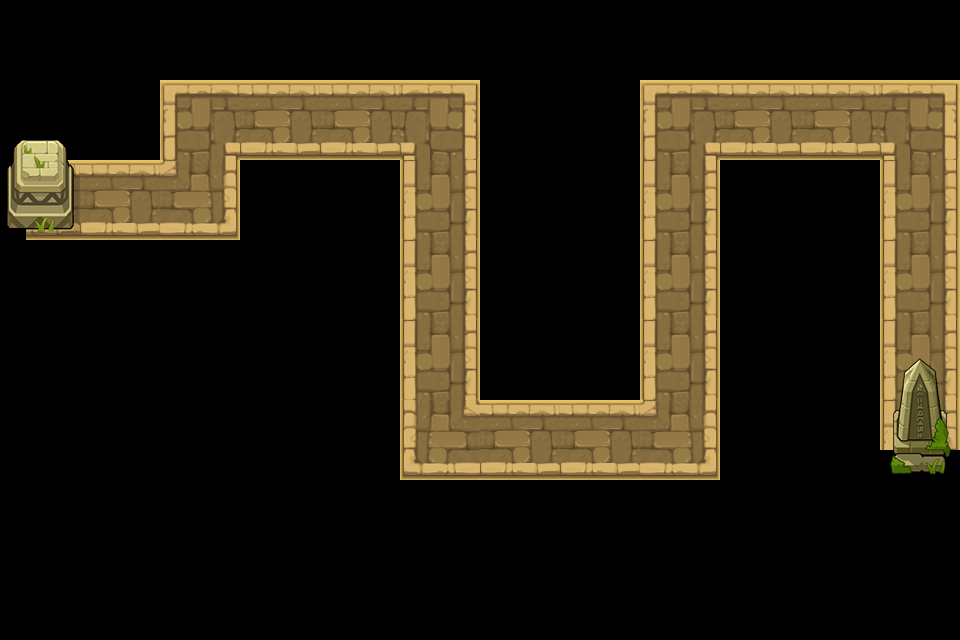

This game map was drawn from its Tiled (.tmx) file and the tilesets committed beside it. A one-line description and the trimmed map source follow:
An orthogonal 12x8 tile map with 80x80 px tiles, 2 tile layers (road, object) and 15 objects (P0, P1, P2, P3, P4, ...).

<map version="1.0" tiledversion="1.0.3" orientation="orthogonal" renderorder="right-down" width="12" height="8" tilewidth="80" tileheight="80" nextobjectid="17">
 <tileset firstgid="1" name="chengshi" tilewidth="80" tileheight="80" tilecount="15" columns="5">
  <image source="chengshi.png" width="400" height="240" />
 </tileset>
 <layer name="road" width="12" height="8">
  <data>[96 cells, 25 non-empty, 8 distinct tile ids]</data>
 </layer>
 <layer name="object" width="12" height="8">
  <data>[96 cells, 4 non-empty, 4 distinct tile ids]</data>
 </layer>
 <objectgroup name="path" visible="0">
  <object id="1" name="P0" x="80" y="200" />
  <object id="2" name="P1" x="200" y="200" />
  <object id="3" name="P2" x="200" y="120" />
  <object id="4" name="P3" x="440" y="120" />
  <object id="5" name="P4" x="440" y="440" />
  <object id="6" name="P5" x="680" y="440" />
  <object id="7" name="P6" x="680" y="120" />
  <object id="8" name="P7" x="920" y="120" />
  <object id="9" name="P8" x="920" y="360" />
  <object id="10" name="O0" x="80" y="80" width="80" height="80" />
  <object id="11" name="O1" x="240" y="160" width="160" height="80" />
  <object id="12" name="O2" x="0" y="240" width="400" height="240" />
  <object id="13" name="O3" x="480" y="80" width="160" height="320" />
  <object id="14" name="O4" x="720" y="160" width="160" height="320" />
  <object id="15" name="O5" x="80" y="480" width="800" height="80" />
 </objectgroup>
</map>
